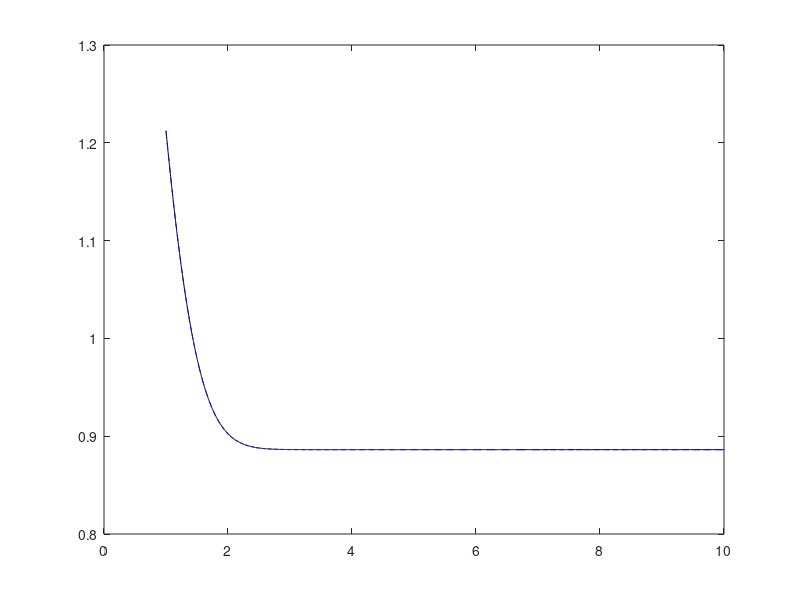

This figure's MATLAB source:
L = 1;
Cg = 0;
cor_f = 1;
gH = 1;
A = @(x, t) exp(-(x-Cg*t).^2/(2*L^2));
%A = @(x, t) (abs(x) < L)
t = 0;

ks = logspace(0, 1, 1000);
value = zeros(size(ks));
value2 = zeros(size(ks));
for i=1:length(ks)
    k = ks(i);
    omega = sqrt(cor_f^2 + gH*k.^2);
    f = @(x) (A(x, t).*real(exp(1i*(k*x - omega*t)))).^2;
    value(i) = integral(f, -inf, inf);
end
plot(ks, value, 'k');
hold on
theoretical_E = sqrt(pi)/2.*(exp(-ks.^2*L^2) + 1)*L;
plot(ks, theoretical_E, 'b--');

